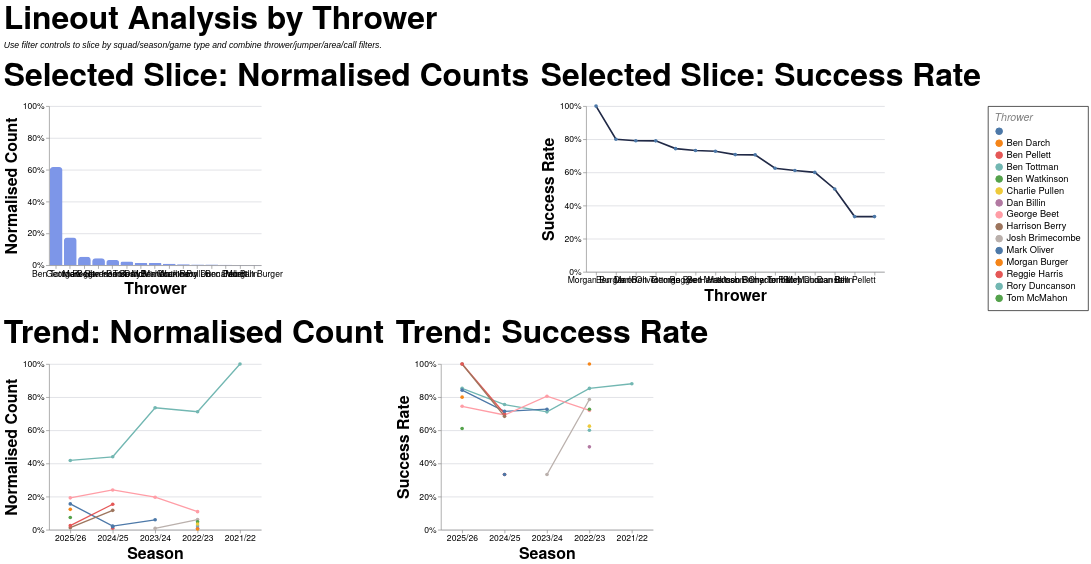

Express this chart as Vega-Lite.
### Vega-Lite specification from a JSON file in a GitHub repository (floating-point values rounded to 4 significant figures; data arrays with more than 128 entries replaced by an {"elided": "..."} marker saying what was removed)
{"config": {"axis": {"labelFont": "PT Sans Narrow, Helvetica Neue, Helvetica, Arial, sans-serif", "titleFont": "PT Sans Narrow, Helvetica Neue, Helvetica, Arial, sans-serif", "labelFontSize": 13, "titleFontSize": 24, "gridColor": "#202947", "gridOpacity": 0.2, "zindex": 1}, "text": {"font": "Lato, sans-serif"}, "bar": {"cornerRadiusEnd": 5}, "header": {"labelFont": "PT Sans Narrow, Helvetica Neue, Helvetica, Arial, sans-serif", "titleFont": "PT Sans Narrow, Helvetica Neue, Helvetica, Arial, sans-serif", "labelFontSize": 24, "titleFontSize": 28, "labelFontWeight": "bold", "orient": "left"}, "legend": {"labelFont": "PT Sans Narrow, Helvetica Neue, Helvetica, Arial, sans-serif", "titleFont": "PT Sans Narrow, Helvetica Neue, Helvetica, Arial, sans-serif", "labelFontSize": 14, "titleFontSize": 16, "titlePadding": 5, "fillColor": "white", "strokeColor": "black", "padding": 10, "titleFontWeight": "lighter", "titleFontStyle": "italic", "titleColor": "gray", "offset": 10}, "title": {"font": "PT Sans Narrow, Helvetica Neue, Helvetica, Arial, sans-serif", "fontSize": 48, "fontWeight": "bold", "anchor": "start", "align": "center", "titlePadding": 20, "subtitlePadding": 10, "subtitleFontSize": 13, "subtitleColor": "", "subtitleFontStyle": "italic", "offset": 15, "color": "black"}, "axisX": {"labelAngle": 0}, "facet": {"title": null, "header": null, "align": {"row": "each", "column": "each"}}, "resolve": {"scale": {"y": "independent", "facet": "independent"}}, "background": "transparent", "scale": {"offsetBandPaddingOuter": 0.2, "offsetBandPaddingInner": 0.1}, "view": {"stroke": null, "background": "transparent"}}, "vconcat": [{"hconcat": [{"mark": {"type": "bar", "color": "#7d96e8"}, "encoding": {"tooltip": [{"field": "thrower", "title": "Thrower", "type": "nominal"}, {"field": "attempts", "format": ",.0f", "title": "Lineouts", "type": "quantitative"}, {"field": "share", "format": ".1%", "title": "Normalised Count", "type": "quantitative"}], "x": {"field": "thrower", "sort": "-y", "title": "Thrower", "type": "nominal"}, "y": {"axis": {"format": "%"}, "field": "share", "scale": {"domain": [0, 1]}, "title": "Normalised Count", "type": "quantitative"}}, "height": 240, "title": "Selected Slice: Normalised Counts", "transform": [{"filter": "(loSquad == 'All' || datum.squad == loSquad) && (loGameType == 'All' || (loGameType == 'League + Cup' && (datum.game_type == 'League' || datum.game_type == 'Cup')) || (loGameType == 'League only' && datum.game_type == 'League') || datum.game_type == loGameType) && (loOpposition == 'All' || datum.opposition == loOpposition) && (loThrower == 'All' || datum.thrower == loThrower) && (loJumper == 'All' || datum.jumper == loJumper) && (loArea == 'All' || datum.area == loArea) && (loNumbers == 'All' || datum.numbers == loNumbers) && (loCall == 'All' || datum.call == loCall) && (loCallType == 'All' || datum.call_type == loCallType)"}, {"filter": "(loSeason == 'All' || datum.season == loSeason)"}, {"aggregate": [{"op": "count", "as": "attempts"}, {"op": "sum", "field": "won", "as": "won"}], "groupby": ["thrower"]}, {"joinaggregate": [{"op": "sum", "field": "attempts", "as": "total_attempts"}]}, {"calculate": "datum.attempts / datum.total_attempts", "as": "share"}, {"calculate": "datum.won / datum.attempts", "as": "success_rate"}], "width": 320}, {"mark": {"type": "line", "color": "#202946", "point": true, "strokeWidth": 2.5}, "encoding": {"tooltip": [{"field": "thrower", "title": "Thrower", "type": "nominal"}, {"field": "won", "format": ",.0f", "title": "Won", "type": "quantitative"}, {"field": "attempts", "format": ",.0f", "title": "Lineouts", "type": "quantitative"}, {"field": "success_rate", "format": ".1%", "title": "Success Rate", "type": "quantitative"}], "x": {"field": "thrower", "sort": "-y", "title": "Thrower", "type": "nominal"}, "y": {"axis": {"format": "%"}, "field": "success_rate", "scale": {"domain": [0, 1]}, "title": "Success Rate", "type": "quantitative"}}, "height": 250, "title": "Selected Slice: Success Rate", "transform": [{"filter": "(loSquad == 'All' || datum.squad == loSquad) && (loGameType == 'All' || (loGameType == 'League + Cup' && (datum.game_type == 'League' || datum.game_type == 'Cup')) || (loGameType == 'League only' && datum.game_type == 'League') || datum.game_type == loGameType) && (loOpposition == 'All' || datum.opposition == loOpposition) && (loThrower == 'All' || datum.thrower == loThrower) && (loJumper == 'All' || datum.jumper == loJumper) && (loArea == 'All' || datum.area == loArea) && (loNumbers == 'All' || datum.numbers == loNumbers) && (loCall == 'All' || datum.call == loCall) && (loCallType == 'All' || datum.call_type == loCallType)"}, {"filter": "(loSeason == 'All' || datum.season == loSeason)"}, {"aggregate": [{"op": "count", "as": "attempts"}, {"op": "sum", "field": "won", "as": "won"}], "groupby": ["thrower"]}, {"joinaggregate": [{"op": "sum", "field": "attempts", "as": "total_attempts"}]}, {"calculate": "datum.attempts / datum.total_attempts", "as": "share"}, {"calculate": "datum.won / datum.attempts", "as": "success_rate"}], "width": {"step": 30}}], "spacing": 16}, {"hconcat": [{"mark": {"type": "line", "point": true, "strokeWidth": 2}, "encoding": {"color": {"field": "thrower", "title": "Thrower", "type": "nominal"}, "tooltip": [{"field": "season", "title": "Season", "type": "nominal"}, {"field": "thrower", "title": "Thrower", "type": "nominal"}, {"field": "attempts", "format": ",.0f", "title": "Lineouts", "type": "quantitative"}, {"field": "norm_count", "format": ".1%", "title": "Normalised Count", "type": "quantitative"}], "x": {"field": "season", "sort": "-x", "title": "Season", "type": "nominal"}, "y": {"axis": {"format": "%"}, "field": "norm_count", "scale": {"domain": [0, 1]}, "title": "Normalised Count", "type": "quantitative"}}, "height": 250, "title": "Trend: Normalised Count", "transform": [{"filter": "(loSquad == 'All' || datum.squad == loSquad) && (loGameType == 'All' || (loGameType == 'League + Cup' && (datum.game_type == 'League' || datum.game_type == 'Cup')) || (loGameType == 'League only' && datum.game_type == 'League') || datum.game_type == loGameType) && (loOpposition == 'All' || datum.opposition == loOpposition) && (loThrower == 'All' || datum.thrower == loThrower) && (loJumper == 'All' || datum.jumper == loJumper) && (loArea == 'All' || datum.area == loArea) && (loNumbers == 'All' || datum.numbers == loNumbers) && (loCall == 'All' || datum.call == loCall) && (loCallType == 'All' || datum.call_type == loCallType)"}, {"aggregate": [{"op": "count", "as": "attempts"}, {"op": "sum", "field": "won", "as": "won"}], "groupby": ["season", "thrower"]}, {"joinaggregate": [{"op": "sum", "field": "attempts", "as": "season_attempts"}], "groupby": ["season"]}, {"calculate": "datum.attempts / datum.season_attempts", "as": "norm_count"}, {"calculate": "datum.won / datum.attempts", "as": "success_rate"}], "width": 320}, {"mark": {"type": "line", "point": true, "strokeWidth": 2}, "encoding": {"color": {"field": "thrower", "title": "Thrower", "type": "nominal"}, "tooltip": [{"field": "season", "title": "Season", "type": "nominal"}, {"field": "thrower", "title": "Thrower", "type": "nominal"}, {"field": "won", "format": ",.0f", "title": "Won", "type": "quantitative"}, {"field": "attempts", "format": ",.0f", "title": "Lineouts", "type": "quantitative"}, {"field": "success_rate", "format": ".1%", "title": "Success Rate", "type": "quantitative"}], "x": {"field": "season", "sort": "-x", "title": "Season", "type": "nominal"}, "y": {"axis": {"format": "%"}, "field": "success_rate", "scale": {"domain": [0, 1]}, "title": "Success Rate", "type": "quantitative"}}, "height": 250, "title": "Trend: Success Rate", "transform": [{"filter": "(loSquad == 'All' || datum.squad == loSquad) && (loGameType == 'All' || (loGameType == 'League + Cup' && (datum.game_type == 'League' || datum.game_type == 'Cup')) || (loGameType == 'League only' && datum.game_type == 'League') || datum.game_type == loGameType) && (loOpposition == 'All' || datum.opposition == loOpposition) && (loThrower == 'All' || datum.thrower == loThrower) && (loJumper == 'All' || datum.jumper == loJumper) && (loArea == 'All' || datum.area == loArea) && (loNumbers == 'All' || datum.numbers == loNumbers) && (loCall == 'All' || datum.call == loCall) && (loCallType == 'All' || datum.call_type == loCallType)"}, {"aggregate": [{"op": "count", "as": "attempts"}, {"op": "sum", "field": "won", "as": "won"}], "groupby": ["season", "thrower"]}, {"joinaggregate": [{"op": "sum", "field": "attempts", "as": "season_attempts"}], "groupby": ["season"]}, {"calculate": "datum.attempts / datum.season_attempts", "as": "norm_count"}, {"calculate": "datum.won / datum.attempts", "as": "success_rate"}], "width": 320}], "spacing": 16}], "data": {"name": "data-e83ea88e487ae484029b5fe5c4083f37"}, "params": [{"name": "loSquad", "value": "All"}, {"name": "loSeason", "value": "All"}, {"name": "loGameType", "value": "All"}, {"name": "loOpposition", "value": "All"}, {"name": "loThrower", "value": "All"}, {"name": "loJumper", "value": "All"}, {"name": "loArea", "value": "All"}, {"name": "loNumbers", "value": "All"}, {"name": "loCall", "value": "All"}, {"name": "loCallType", "value": "All"}], "spacing": 22, "title": {"text": "Lineout Analysis by Thrower", "subtitle": "Use filter controls to slice by squad/season/game type and combine thrower/jumper/area/call filters."}, "$schema": "https://vega.github.io/schema/vega-lite/v5.20.1.json", "datasets": {"data-e83ea88e487ae484029b5fe5c4083f37": {"elided": "1274 records"}}}
